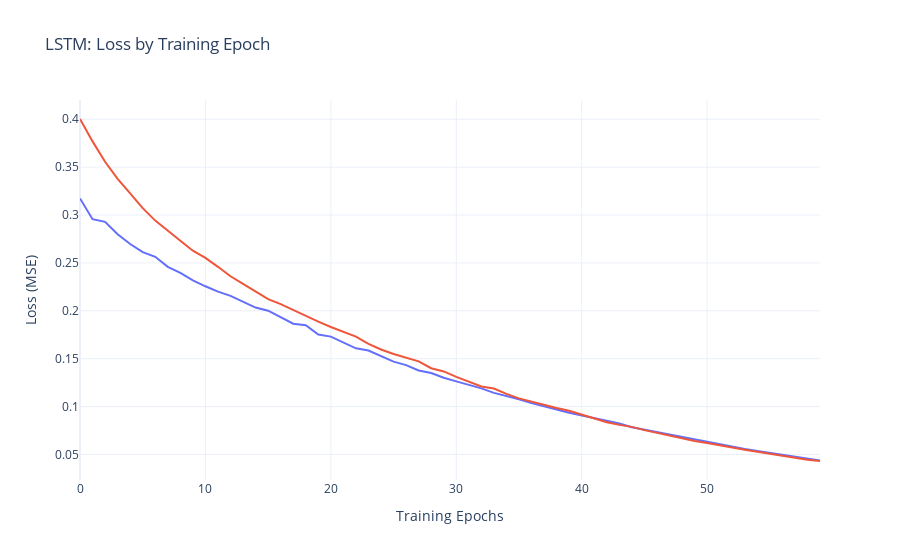

Write notebook code for a chart like this one.
### Code cell
epochs_steps = [*range(0, len(histories['LSTM'].history['loss']))]
loss_by_epoch('LSTM', epochs_steps, histories['LSTM'])
